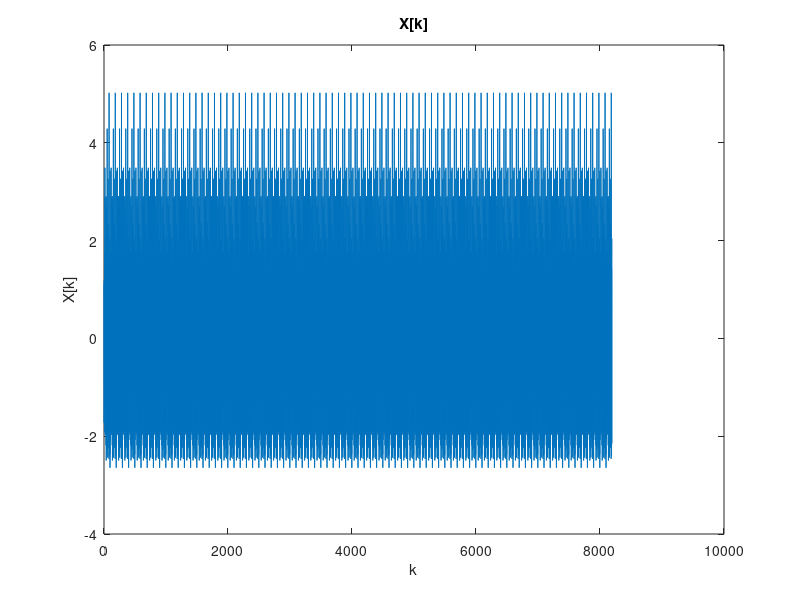
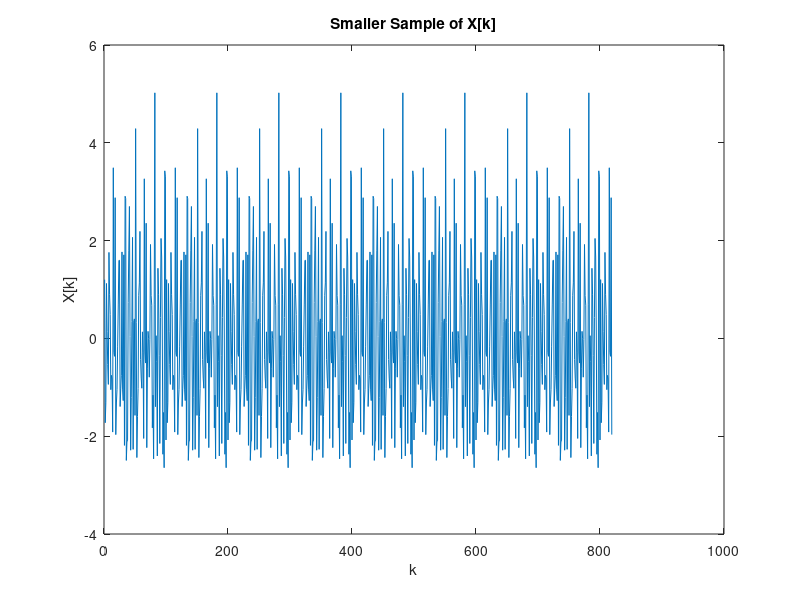

Write the MATLAB code that produced these figures, in order. (Note: this script raises an error after producing the figures.)
close all
clc

%% Task 1: Construct X[k]
% Set the values of lambda
lambdas = [0.12, 0.3, 0.42, 0.19, 0.17, 0.36]';

% Define the range of k and N
N = 8192;
k = 0:N-1;

% Calculate the values of omega
omegas = 2*pi*lambdas;

% Generate the random phase offsets
phis = (2*pi*rand(6,1))';
phis(3) = phis(1)+phis(2);
phis(6) = phis(4)+phis(5);

% Calculate the values of cos(omega_i * k + phi_i) for all i and k
cos_values = zeros(6, N);
for i = 1:6
    cos_values(i, :) = cos(omegas(i)*k + phis(i));
end

% Sum the values of cos(omega_i * k + phi_i) for all i to get X[k]
X = sum(cos_values);

% Plot X[k]
figure()
plot(X)
title("X[k]")
ylabel("X[k]")
xlabel("k")

% Plot a smaller sample of our data for a clearer review.
figure()
plot(X(1:819))
title("Smaller Sample of X[k]")
ylabel("X[k]")
xlabel("k")

%% Autocorrelation
L2 = 128;                                      % Maximum number of shiftings
crossCorrFull = xcorr(X, L2);              % Cross-correlation including negative lags
normCrossCorrFull = crossCorrFull / max(crossCorrFull); % Normalizing the cross-correlation values
autoCorr = autocorr(X, L2);                % Autocorrelation of the signal

% Plot Autocorrelation
autocorr(X, L2);                           % Plotting autocorrelation
timeAxis = -L2:1:L2;                      % Time axis for the autocorrelation plot
figure()
plot(timeAxis, normCrossCorrFull)
title('Autocorrelation of Signal')
xlabel('Time [sec]')
ylabel('ACF')
grid on

%% Task 2: Power Spectrum Estimation
% Power Spectrum using Autocorrelation
powerSpec = abs(fft(autoCorr));

% Getting the Frequency Axis for Power Spectrum
freqAxis = (0:length(powerSpec)-1) / length(powerSpec);

% Plot Power Spectrum
figure()
plot(freqAxis, powerSpec)
title("Power Spectrum Estimation")
ylabel("Pxx[f]")
xlabel("f")
% Adding a line at frequency 0.5
line([0.5 0.5], [0 12], 'Color', 'red', 'LineStyle', '--')
hold on
% Finding locations of the 6 highest peaks
[peaks, peakLocations] = findpeaks(powerSpec, freqAxis, 'NPeaks', 6);
% Plotting the peaks on the power spectrum
findpeaks(powerSpec, freqAxis, 'NPeaks', 6);
% Displaying the peak numbers
text(peakLocations(1:6) + 0.02, peaks(1:6) - 0.5, num2str([1; 5; 4; 2; 6; 3]))
% Displaying the peak frequencies
text(peakLocations(1:6), peaks(1:6) + 0.8, num2str(peakLocations(1:6)'))

%% Task 3: Bispectrum Estimation
% N = 8192;
K = 32;
M = 256;
L = 64;

% Split data
subsetsX = reshape(X,[M,K]);

% a1) Indirect Method with Rectangular Window for K=32, M=256, L3=64
figure()
BispecInRec = indirectBispectrum(subsetsX, L, M, 0, 'unbiased', 128, 1);
hold on;
% Plot primary area, where f1=f2, f1+f2=0.5, f2=0
plot([0,0.25],[0,0.25],'Color','#D95319');
plot([0.25,0.5],[0.25,0],'Color','#D95319');
plot([0,0.5],[0,0],'Color','#D95319');
title('Bispectrum Estimation using the Indirect Method - Rectangular Window');
legend('Bispectrum','Primary Area');

% a2) Indirect Method with Parzen Window for K=32, M=256, L3=64
figure();
BispecInParz = indirectBispectrum(subsetsX, L, M, 0, 'unbiased', 128, 0);
% Plot primary area, where f1=f2, f1+f2=0.5, f2=0
hold on;
plot([0,0.25],[0,0.25],'Color','#D95319');
plot([0.25,0.5],[0.25,0],'Color','#D95319');
plot([0,0.5],[0,0],'Color','#D95319');
title('Bispectrum Estimation using the Indirect Method - Parzen Window');
legend('Bispectrum','Primary Area');


% b) Direct Method for K=32, M=256, J=0
J = 0;
D = 2*J + 1;

figure();
bispecDir = directBispectrum(subsetsX, M, D, M, 0);
% Plot primary area, where f1=f2, f1+f2=0.5, f2=0
hold on;
plot([0,0.25],[0,0.25],'Color','#D95319');
plot([0.25,0.5],[0.25,0],'Color','#D95319');
plot([0,0.5],[0,0],'Color','#D95319');
title('Bispectrum Estimation using the Direct Method');
legend('Bispectrum','Primary Area');

%% Task 7a: Change Segment Length
% i) K=16, M=512
K = 16;
M = 512;

% Split Data
subsetsX = reshape(X,[M,K]);

% Indirect Method with Rectangular Window for K=16, M=512, L3=64
figure();
bispecInRec1 = indirectBispectrum(subsetsX, L, M, 0, 'unbiased', 128, 1);
% Plot primary area, where f1=f2, f1+f2=0.5, f2=0
hold on;
plot([0,0.25],[0,0.25],'Color','#D95319');
plot([0.25,0.5],[0.25,0],'Color','#D95319');
plot([0,0.5],[0,0],'Color','#D95319');
title('Bispectrum Estimation using the Indirect Method - Rectangular Window');
legend('Bispectrum','Primary Area');

% Indirect Method with Parzen Window for K=16, M=512, L3=64
figure();
bispecInParz1 = indirectBispectrum(subsetsX, L, M, 0, 'unbiased', 128, 0);
% Plot primary area, where f1=f2, f1+f2=0.5, f2=0
hold on;
plot([0,0.25],[0,0.25],'Color','#D95319');
plot([0.25,0.5],[0.25,0],'Color','#D95319');
plot([0,0.5],[0,0],'Color','#D95319');
title('Bispectrum Estimation using the Indirect Method - Parzen Window');
legend('Bispectrum','Primary Area');

% Direct Method for K=16, M=512, J=0
figure();
bispecDir1 = directBispectrum(subsetsX, M, D, M, 0);
% Plot primary area, where f1=f2, f1+f2=0.5, f2=0
hold on;
plot([0,0.25],[0,0.25],'Color','#D95319');
plot([0.25,0.5],[0.25,0],'Color','#D95319');
plot([0,0.5],[0,0],'Color','#D95319');
title('Bispectrum Estimation using the Direct Method');
legend('Bispectrum','Primary Area');

% ii) K=64, M=128
K = 64;
M = 128;

% Split Data
subsetsX = reshape(X, [M,K]);

% Indirect Method with Rectangular Window for K=64, M=128, L3=64
figure();
bispecInRec2 = indirectBispectrum(subsetsX, L, M, 0, 'unbiased', 128, 1);
% Plot primary area, where f1=f2, f1+f2=0.5, f2=0
hold on;
plot([0,0.25],[0,0.25],'Color','#D95319');
plot([0.25,0.5],[0.25,0],'Color','#D95319');
plot([0,0.5],[0,0],'Color','#D95319');
title('Bispectrum Estimation using the Indirect Method - Rectangular Window');
legend('Bispectrum','Primary Area');

% Indirect Method with Parzen Window for K=64, M=128, L3=64
figure();
bispecInParz2 = indirectBispectrum(subsetsX, L, M, 0, 'unbiased', 128, 0);
% Plot primary area, where f1=f2, f1+f2=0.5, f2=0
hold on;
plot([0,0.25],[0,0.25],'Color','#D95319');
plot([0.25,0.5],[0.25,0],'Color','#D95319');
plot([0,0.5],[0,0],'Color','#D95319');
title('Bispectrum Estimation using the Indirect Method - Parzen Window');
legend('Bispectrum','Primary Area');

% Direct Method for K=64, M=128, J=0
figure();
bispecDir2 = directBispectrum(subsetsX, M, D, M, 0);
% Plot primary area, where f1=f2, f1+f2=0.5, f2=0
hold on;
plot([0,0.25],[0,0.25],'Color','#D95319');
plot([0.25,0.5],[0.25,0],'Color','#D95319');
plot([0,0.5],[0,0],'Color','#D95319');
title('Bispectrum Estimation using the Direct Method');
legend('Bispectrum','Primary Area');

%% Task 7b: Realization and Mean Value Comparison
K = 32;
M = 256;
R = 50;

% Compute the Fast Fourier Transform (FFT) of the autoCorr
fftResult = fft(autoCorr);

% Initialize variables for mean calculations
meanC2 = zeros(length(fftResult), 1);  % Mean of C2
meanC3In1 = zeros(M, M);  % Mean of C3 In1
meanC3In2 = zeros(M, M);  % Mean of C3 In2
meanC3Dir = zeros(M, M);  % Mean of C3 Dir

figure();


for i=1:R
    % Generate the random phase offsets
    phis = (2*pi*rand(6,1))';
    phis(3) = phis(1)+phis(2);
    phis(6) = phis(4)+phis(5);
    
    % Calculate the values of cos(omega_j * k + phi_j) for all j and k
    cos_values1 = zeros(6, N);
    for j = 1:6
        cos_values1(j, :) = cos(omegas(j)*k + phis(j));
    end
    
    % Sum the values of cos(omega_j * k + phi_j) for all j to get X[k]
    X = sum(cos_values1);
    
    % Autocorrelation
    L2 = 128;                                      % Maximum number of shiftings
    autoCorr1 = autocorr(X, L2);                % Autocorrelation of the signal
    
    % Power Spectrum using Autocorrelation
    powerSpec1 = abs(fft(autoCorr1));
    
    % Getting the Frequency Axis for Power Spectrum
    freqAxis1 = (0:length(powerSpec1)-1) / length(powerSpec1);
    
    meanC2 = meanC2 + powerSpec1;
    
    % Split data
    subsetsX = reshape(X,[M,K]);
    
    % Indirect Method with Rectangular Window
    bispecInRec3 = indirectBispectrum(subsetsX,L,M,0,'unbiased',128,1);
    meanC3In1 = meanC3In1 + bispecInRec3;
    
    % Indirect Method with Parzen Window
    bispecInParz3 = indirectBispectrum(subsetsX,L,M,0,'unbiased',128,0);
    meanC3In2 = meanC3In2 + bispecInParz3;
    
    % Direct Method
    bispecDir3 = directBispectrum(subsetsX,M,D,M,0);
    meanC3Dir = meanC3Dir + bispecDir3;
end

% Update mean values
meanC2 = meanC2/R;
meanC3In1 = meanC3In1/R;
meanC3In2 = meanC3In2/R;
meanC3Dir = meanC3Dir/R;

nfft = 256;
% Rotate for proper orientation
if rem(nfft,2) == 0
    waxis = (-nfft/2:(nfft/2-1))/nfft;
else
    waxis = (-(nfft-1)/2:(nfft-1)/2)/nfft;
end

% Plot mean power spectrum
figure()
plot(freqAxis1, meanC2(1,:))
title("Mean Power Spectrum Estimation")
ylabel("Mean Pxx[f]")
xlabel("f")
% Adding a line at frequency 0.5
line([0.5 0.5], [0 12], 'Color', 'red', 'LineStyle', '--')
hold on
% Finding locations of the 6 highest peaks
[peaks1, peakLocations1] = findpeaks(meanC2(1,:), freqAxis1, 'NPeaks', 6);
% Plotting the peaks on the power spectrum
findpeaks(meanC2(1,:), freqAxis1, 'NPeaks', 6);
% Displaying the peak numbers
text(peakLocations1(1:6) + 0.02, peaks1(1:6) - 0.5, num2str([1; 5; 4; 2; 6; 3]))
% Displaying the peak frequencies
text(peakLocations1(1:6), peaks1(1:6) + 0.8, num2str(peakLocations1(1:6)'))

% Plot the mean bispectrum using indirect method with rectangular window
figure();
contour(waxis, waxis, abs(meanC3In1), 4); 
grid on;
title('Mean Bispectrum Estimation using the Indirect Method with Rectangular Window');
xlabel('f1');
ylabel('f2');

% Plot the bispectrum using indirect method with Parzen window
figure();
contour(waxis, waxis, abs(meanC3In2), 4); 
grid on;
title('Mean Bispectrum Estimation using the Indirect Method with Parzen Window');
xlabel('f1');
ylabel('f2');

% Plot the bispectrum using direct method
figure();
contour(waxis, waxis, abs(meanC3Dir), 4); 
grid on;
title('Mean Bispectrum Estimation using the Direct Method');
xlabel('f1');
ylabel('f2');